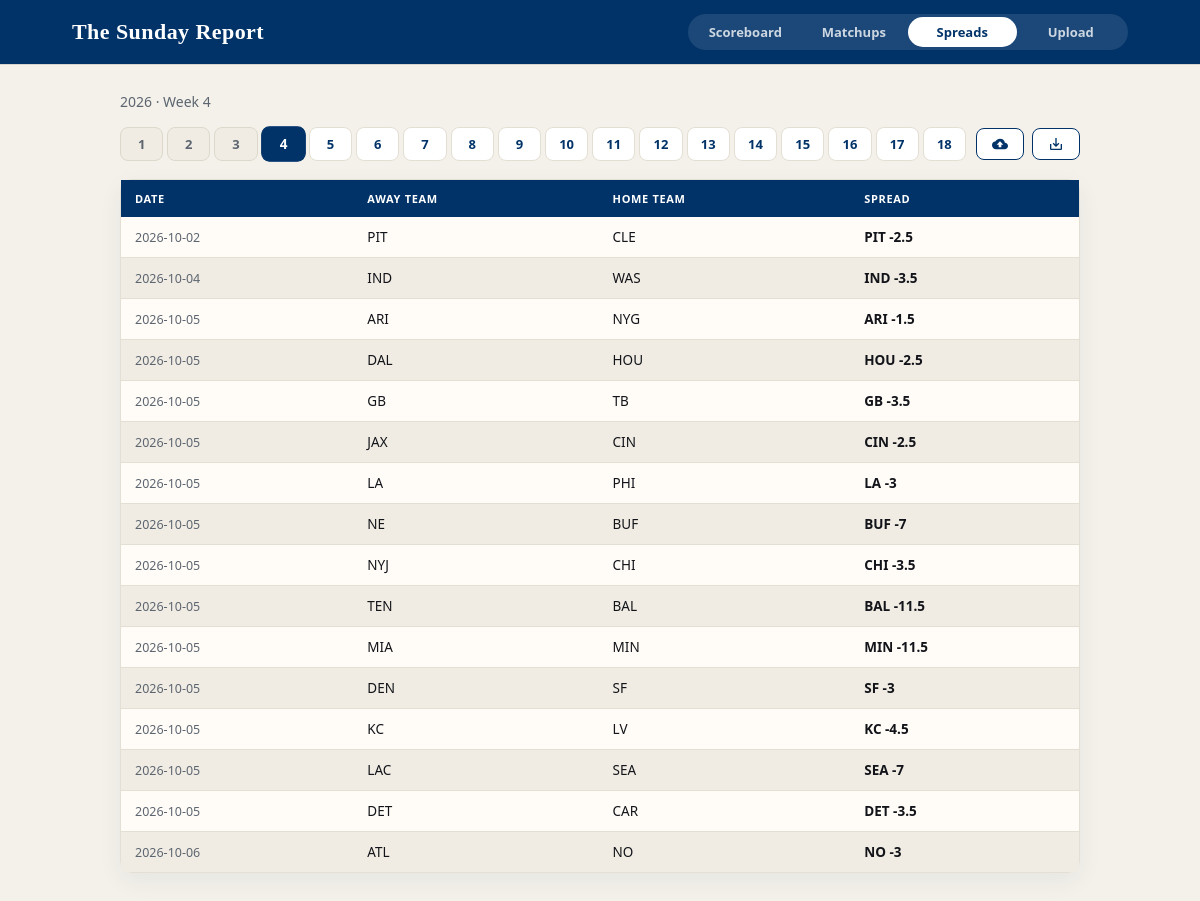
Screenshot of /spreads with the database file from the repository.
### app/models.py (models this page shows)
class Base(DeclarativeBase):
    pass

class Matchup(Base):
    __tablename__ = "matchups"
    id: Mapped[str] = mapped_column(String, primary_key=True)
    season_year: Mapped[int] = mapped_column(Integer, nullable=False, index=True)
    season_week: Mapped[int] = mapped_column(Integer, nullable=False, index=True)
    home_team: Mapped[str] = mapped_column(String, nullable=False)
    away_team: Mapped[str] = mapped_column(String, nullable=False)
    kickoff: Mapped[str | None] = mapped_column(String, nullable=True)
    home_score: Mapped[int | None] = mapped_column(Integer, nullable=True)
    away_score: Mapped[int | None] = mapped_column(Integer, nullable=True)
    picks: Mapped[list["Pick"]] = relationship(back_populates="matchup")

### app/routers/spreads.py (the view)
@router.get("/spreads", response_class=HTMLResponse)
def spreads_page(
    request: Request,
    conn: DbConn,
    week: int | None = None,
    toast: str = "",
    error: str = "",
):
    ctx = _ctx(conn, week=week, toast=toast, error=error)
    if is_htmx(request):
        return templates.TemplateResponse(request, "partials/spreads_panel.html", ctx)
    return templates.TemplateResponse(request, "spreads.html", ctx)

### app/templates/spreads.html (shortened to what this page needs)
{% extends "base.html" %}
{% block body %}
<div class="app-page">
{% include "partials/spreads_panel.html" %}
{% endblock %}

### app/templates/partials/spreads_board.html
<div id="board">
  <div class="table-card">
  <table>
    <thead>
      <tr>
        <th>Date</th>
        <th>Away Team</th>
        <th>Home Team</th>
        <th>Spread</th>
      </tr>
    </thead>
    <tbody>
      {% for r in rows %}
      <tr>
        <td class="mono">{{ r.date or "—" }}</td>
        <td>{{ r.away_team }}</td>
        <td>{{ r.home_team }}</td>
        <td class="spread">{% if r.vegas_hint %}<span class="tip">{{ r.vegas_hint }}</span>{% endif %}{{ r.vegas or "—" }}</td>
      </tr>
      {% else %}
      <tr><td colspan="4">No matchups for this week.</td></tr>
      {% endfor %}
    </tbody>
  </table>
  </div>
</div>

### app/static/style.css (style rules this page uses)
:root { --navy: #013369; --navy-2: #0a4a8a; --red: #d50a0a; --red-2: #b00808; --paper: #f4f1ea; --card: #fffcf7; --fg: #12141a; --muted: #5c6570; --line: #e4dfd4; --stripe: #f0ece3; --top-h: 64px; }
* { box-sizing: border-box; }
body { margin: 0; background: var(--paper); color: var(--fg); font-family: system-ui, -apple-system, "Segoe UI", sans-serif; }
.app-page { max-width: 960px; margin: 0 auto; width: 100%; }
.table-card { background: var(--card); border: 1px solid var(--line); border-radius: 12px; overflow: visible; box-shadow: 0 8px 24px rgba(1, 51, 105, 0.06); }
table { width: 100%; border-collapse: collapse; font-size: 13.5px; }
th, td { padding: 11px 14px; text-align: left; border: 0; }
th { background: var(--navy); color: #fff; font-size: 11px; font-weight: 650; text-transform: uppercase; letter-spacing: 0.06em; }
td { border-bottom: 1px solid var(--line); }
tbody tr:last-child td { border-bottom: 0; }
tbody tr:nth-child(even) { background: var(--stripe); }
.spread { position: relative; font-variant-numeric: tabular-nums; font-weight: 650; }
.mono { font-variant-numeric: tabular-nums; color: var(--muted); font-size: 12.5px; }

### rows the page displays
Matchup: date "2026-10-02", away_team "PIT", home_team "CLE", vegas "PIT -2.5"
Matchup: date "2026-10-04", away_team "IND", home_team "WAS", vegas "IND -3.5"
Matchup: date "2026-10-05", away_team "ARI", home_team "NYG", vegas "ARI -1.5"
Matchup: date "2026-10-05", away_team "DAL", home_team "HOU", vegas "HOU -2.5"
Matchup: date "2026-10-05", away_team "GB", home_team "TB", vegas "GB -3.5"
Matchup: date "2026-10-05", away_team "JAX", home_team "CIN", vegas "CIN -2.5"
Matchup: date "2026-10-05", away_team "LA", home_team "PHI", vegas "LA -3"
Matchup: date "2026-10-05", away_team "NE", home_team "BUF", vegas "BUF -7"
Matchup: date "2026-10-05", away_team "NYJ", home_team "CHI", vegas "CHI -3.5"
Matchup: date "2026-10-05", away_team "TEN", home_team "BAL", vegas "BAL -11.5"
Matchup: date "2026-10-05", away_team "MIA", home_team "MIN", vegas "MIN -11.5"
Matchup: date "2026-10-05", away_team "DEN", home_team "SF", vegas "SF -3"
Matchup: date "2026-10-05", away_team "KC", home_team "LV", vegas "KC -4.5"
Matchup: date "2026-10-05", away_team "LAC", home_team "SEA", vegas "SEA -7"
Matchup: date "2026-10-05", away_team "DET", home_team "CAR", vegas "DET -3.5"
Matchup: date "2026-10-06", away_team "ATL", home_team "NO", vegas "NO -3"

### other values shown
{{ season }} "2026"
{{ week }} "4"
{{ w }} "1" "2" "3" "4" "5" "6" "7" "8" "9" "10" "11" "12" "13" "14" "15" "16" "17" "18"
